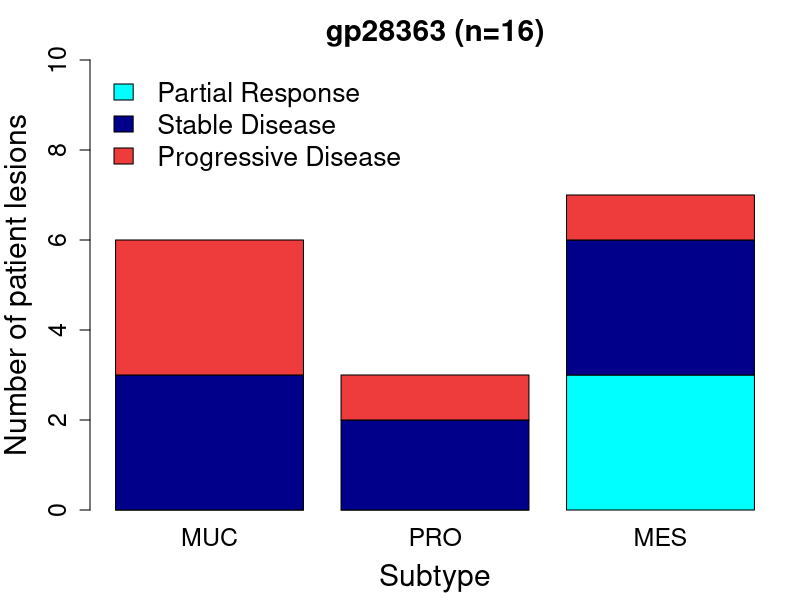

The R source for this figure:
data <- read.table("../data/gp28363_subtypes.tsv", sep="\t", header=TRUE, check.names=FALSE)
data <- data[!data$Subtype %in% "unclassified", ]
data$Subtype <- factor(data$Subtype, levels=c("MUC", "PRO", "MES"))

data$BOR <- as.character(data$BOR)
data$BOR[data$BOR == "NE"] <- NA
data$BOR[data$BOR %in% "PR"] <- "Partial Response"
data$BOR[data$BOR %in% "SD"] <- "Stable Disease"
data$BOR[data$BOR %in% "PD"] <- "Progressive Disease"
data$BOR <- factor(data$BOR, levels=c("Partial Response", "Stable Disease", "Progressive Disease"))
tbl <- table(data$BOR, data$Subtype)
nbTumors <- sum(tbl)

pdf("../figures/Fig4_gp28363_ResponseBySubtype.pdf", width=5.5, height=6.5)
par(mar=c(4.5, 4.5, 3, 1))
barplot(tbl, xlab="Subtype", ylab="Number of patient lesions", col=c("cyan", "darkblue", "brown2"), 
			main=paste0("gp28363 (n=",nbTumors,")"), cex.axis=1.5, cex.lab=1.8,
			cex.names=1.5, cex.main=1.8, ylim=c(0,10))
legend("topleft", legend=rownames(tbl), fill=c("cyan", "darkblue", "brown2"), cex=1.6, bty="n")
dev.off()
